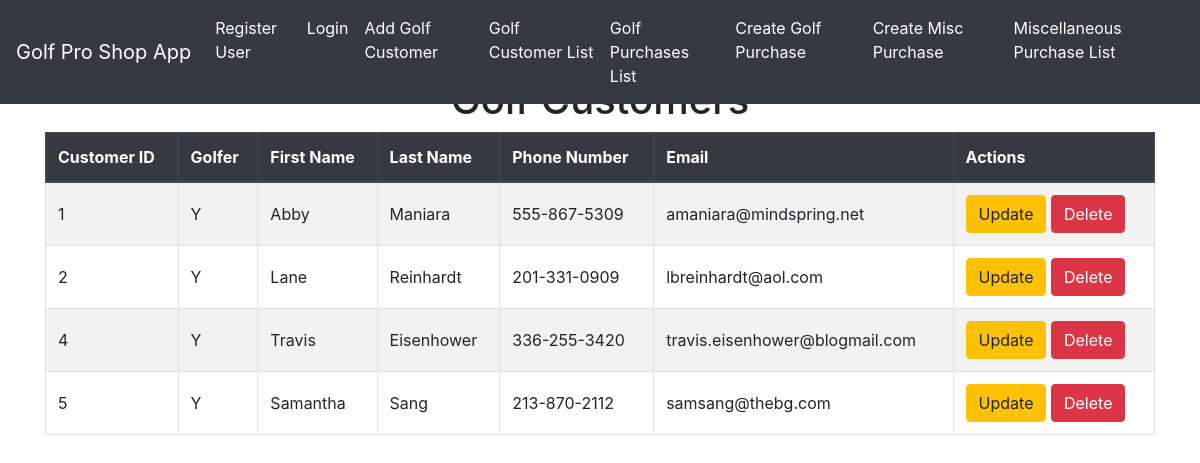
Page /list/ on the committed database.
### golfproapp/models.py (models this page shows)
class Customer(models.Model):
    customer_id = models.AutoField(primary_key=True)
    golferchoice=[('Y','Yes'),('N','No'),]
    gchoice = models.CharField(max_length=1, choices=golferchoice, default='Y')
    fname = models.TextField(max_length=10, default="Golfer1")
    lname = models.TextField(max_length=10, default="Golfer1Lname")
    g_phone = models.CharField(default="555-867-5309", max_length=15)
    g_email = models.CharField(default="bob.smith@aol.com", max_length=30)

### golfproapp/views.py (the view)
# urls.py: path('list/', views.customer_list_view, name='customer_list'),
def customer_list_view(request):
    customers = Customer.objects.all()
    return render(request,'golfproapp/customer_list.html', {'customers': customers})

### golfproapp/templates/golfproapp/customer_list.html (shortened to what this page needs)
{% extends "golfproapp/layout.html" %}
{% block content %}
    <h1 class="text-center">Golf Customers</h1>
    <table class="table table-bordered table-striped ">
        <thead class="thead-dark">
            <tr>
                <th>Customer ID</th>
                <th>Golfer</th>
                <th>First Name</th>
                <th>Last Name</th>
                <th>Phone Number</th>
                <th>Email</th>
                <th>Actions</th>
            </tr>
        </thead>
        <tbody>
            {% for customer in customers %}
            <tr>
                <td>{{ customer.customer_id }} </td>
                <td>{{ customer.gchoice }} </td>
                <td>{{ customer.fname }} </td>
                <td>{{ customer.lname }} </td>
                <td>{{ customer.g_phone }} </td>
                <td>{{ customer.g_email }} </td>
                <td>
                    <a href="{% url 'customer_update' customer.customer_id %}" class="btn btn-warning" >Update</a>
                    <a href="{% url 'customer_delete' customer.customer_id %}" class="btn btn-danger" >Delete</a>
                </td>
            </tr>
            {% endfor %}
        </tbody>
    </table>
{% endblock %}

### golfproapp/templates/golfproapp/layout.html (style rules this page uses)
body { padding-top: 56px; }
.table th, .table td { vertical-align: middle; }

### rows in the picture
Customer: customer_id "1", gchoice "Y", fname "Abby", lname "Maniara", g_phone "555-867-5309", g_email "amaniara@mindspring.net"
Customer: customer_id "2", gchoice "Y", fname "Lane", lname "Reinhardt", g_phone "201-331-0909", g_email "lbreinhardt@aol.com"
Customer: customer_id "4", gchoice "Y", fname "Travis", lname "Eisenhower", g_phone "336-255-3420", g_email "travis.eisenhower@blogmail.com"
Customer: customer_id "5", gchoice "Y", fname "Samantha", lname "Sang", g_phone "213-870-2112", g_email "samsang@thebg.com"
